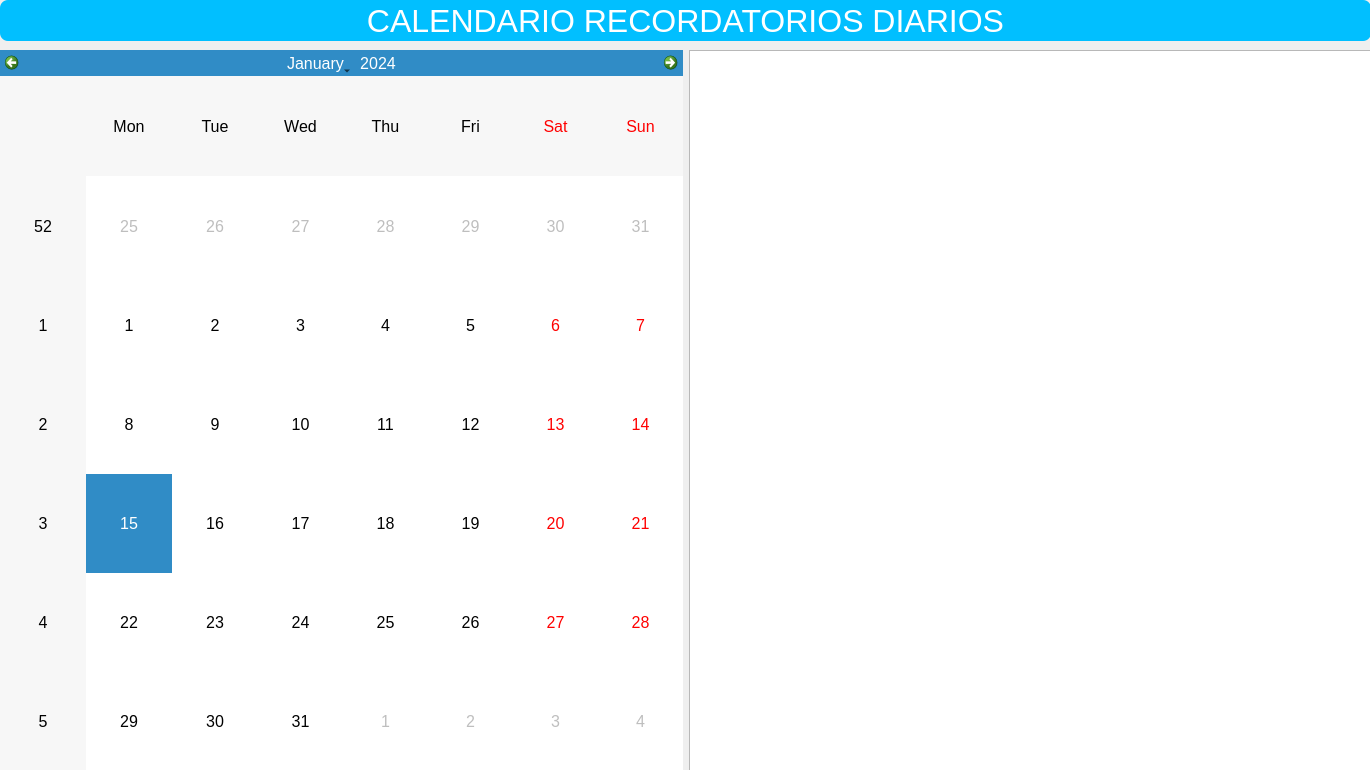
<?xml version="1.0" encoding="UTF-8"?>
<ui version="4.0">
 <class>Form</class>
 <widget class="QWidget" name="Form">
  <property name="enabled">
   <bool>true</bool>
  </property>
  <property name="geometry">
   <rect>
    <x>0</x>
    <y>0</y>
    <width>1370</width>
    <height>770</height>
   </rect>
  </property>
  <property name="windowTitle">
   <string notr="true">Form</string>
  </property>
  <widget class="QWidget" name="gridLayoutWidget">
   <property name="geometry">
    <rect>
     <x>0</x>
     <y>50</y>
     <width>1371</width>
     <height>721</height>
    </rect>
   </property>
   <layout class="QGridLayout" name="gridLayout">
    <item row="5" column="0">
     <widget class="QCalendarWidget" name="calendarWidget">
      <property name="styleSheet">
       <string notr="true">font:12pt;</string>
      </property>
     </widget>
    </item>
    <item row="5" column="1">
     <widget class="QListWidget" name="EventList">
      <property name="styleSheet">
       <string notr="true">font:12pt;</string>
      </property>
     </widget>
    </item>
   </layout>
  </widget>
  <widget class="QWidget" name="verticalLayoutWidget">
   <property name="geometry">
    <rect>
     <x>0</x>
     <y>0</y>
     <width>1371</width>
     <height>41</height>
    </rect>
   </property>
   <layout class="QVBoxLayout" name="verticalLayout">
    <item>
     <widget class="QLabel" name="label">
      <property name="styleSheet">
       <string notr="true">font-size : 24pt;
background : #01BFFF;
color:white;
border-radius:8px;</string>
      </property>
      <property name="text">
       <string>CALENDARIO RECORDATORIOS DIARIOS</string>
      </property>
      <property name="alignment">
       <set>Qt::AlignCenter</set>
      </property>
     </widget>
    </item>
   </layout>
  </widget>
 </widget>
 <resources/>
 <connections/>
</ui>
